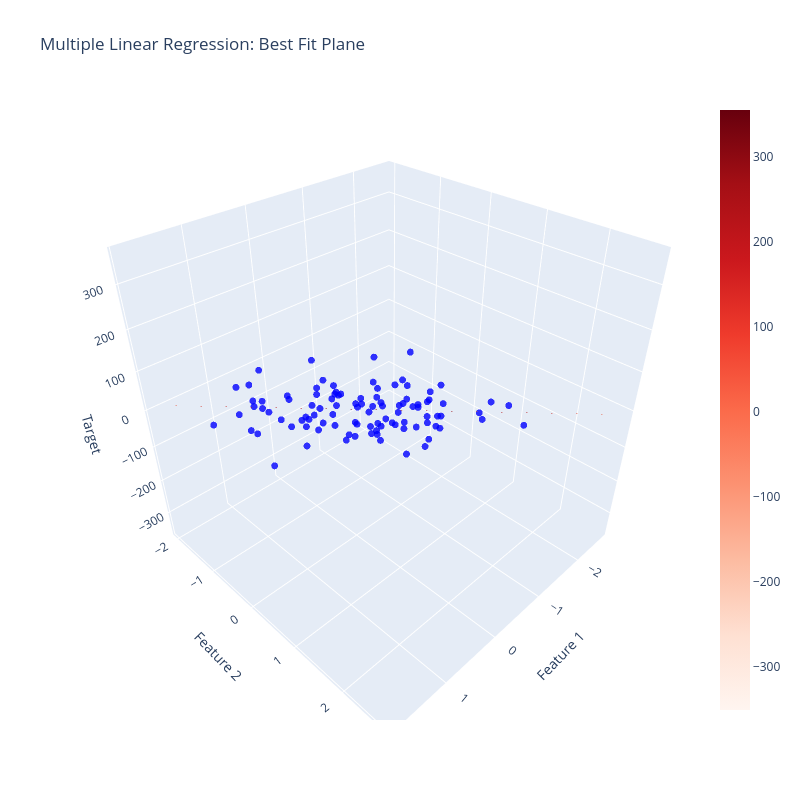

Here is the notebook cell this chart was saved with:
### Markdown cell above
8. Visualize the Best-Fit Plane

With 2 features, the "line of best fit" from simple linear regression becomes a
plane in 3D. We build a grid over the feature space, predict the target at every
grid point, and render it as a surface alongside the actual data points.

### Code cell
import plotly.graph_objects as go

# 1. Ensure x and y match your actual data range
x_range = np.linspace(df['feature1'].min(), df['feature1'].max(), 10)
y_range = np.linspace(df['feature2'].min(), df['feature2'].max(), 10)
xGrid, yGrid = np.meshgrid(x_range, y_range)

# 2. Predict the surface height
final = np.c_[xGrid.ravel(), yGrid.ravel()]
z_final = sklearn_lr.predict(final).reshape(10, 10)

# 3. Build the plot from scratch using ONLY go (no px)
fig = go.Figure()

# Add the Scatter Dots
fig.add_trace(go.Scatter3d(
    x=df['feature1'],
    y=df['feature2'],
    z=df['target'],
    mode='markers',
    marker=dict(size=4, color='blue', opacity=0.8),
    name='Actual Data'
))

# Add the Best Fit Plane
fig.add_trace(go.Surface(
    x=x_range,
    y=y_range,
    z=z_final,
    colorscale='Reds',
    opacity=0.6,
    name='Best Fit Plane'
))

# Force the layout to show everything
fig.update_layout(
    title='Multiple Linear Regression: Best Fit Plane',
    scene=dict(
        xaxis_title='Feature 1',
        yaxis_title='Feature 2',
        zaxis_title='Target'
    ),
    width=800,
    height=800
)

fig.show()
